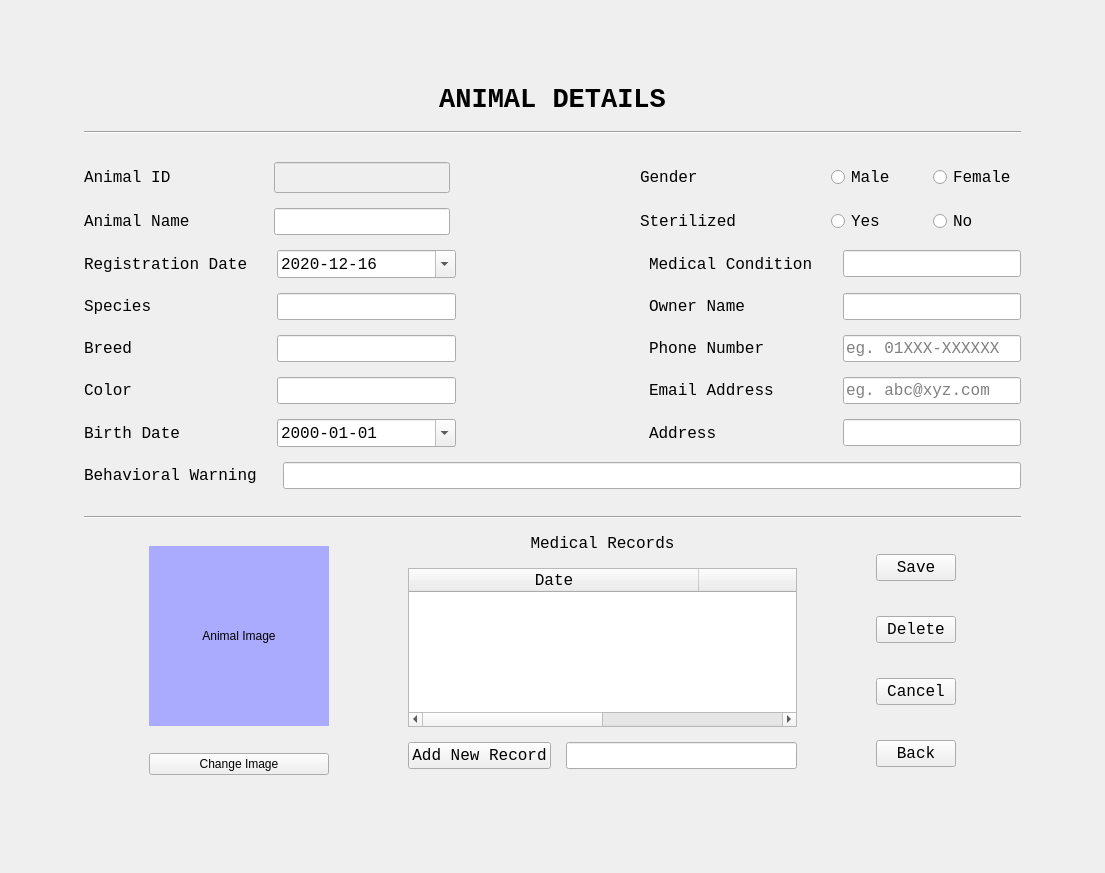
<?xml version="1.0" encoding="UTF-8"?>
<ui version="4.0">
 <class>MainWindow</class>
 <widget class="QMainWindow" name="MainWindow">
  <property name="geometry">
   <rect>
    <x>0</x>
    <y>0</y>
    <width>1105</width>
    <height>873</height>
   </rect>
  </property>
  <property name="windowTitle">
   <string>AnimalDetails</string>
  </property>
  <widget class="QWidget" name="centralwidget">
   <layout class="QVBoxLayout" name="verticalLayout_4">
    <item>
     <layout class="QVBoxLayout" name="verticalLayout_2" stretch="5,0,2,5,5,5,5,5,5,5,5,2,0,40">
      <property name="spacing">
       <number>15</number>
      </property>
      <property name="leftMargin">
       <number>75</number>
      </property>
      <property name="topMargin">
       <number>75</number>
      </property>
      <property name="rightMargin">
       <number>75</number>
      </property>
      <property name="bottomMargin">
       <number>75</number>
      </property>
      <item>
       <layout class="QGridLayout" name="gridLayout_3">
        <item row="0" column="0">
         <widget class="QLabel" name="label_3">
          <property name="font">
           <font>
            <family>Courier New</family>
            <pointsize>20</pointsize>
            <weight>75</weight>
            <bold>true</bold>
            <kerning>true</kerning>
           </font>
          </property>
          <property name="styleSheet">
           <string notr="true"/>
          </property>
          <property name="text">
           <string>ANIMAL DETAILS</string>
          </property>
          <property name="alignment">
           <set>Qt::AlignCenter</set>
          </property>
         </widget>
        </item>
       </layout>
      </item>
      <item>
       <widget class="Line" name="line_2">
        <property name="orientation">
         <enum>Qt::Horizontal</enum>
        </property>
       </widget>
      </item>
      <item>
       <spacer name="verticalSpacer_3">
        <property name="orientation">
         <enum>Qt::Vertical</enum>
        </property>
        <property name="sizeHint" stdset="0">
         <size>
          <width>933</width>
          <height>13</height>
         </size>
        </property>
       </spacer>
      </item>
      <item>
       <layout class="QHBoxLayout" name="horizontalLayout" stretch="20,20,20,20,10,10">
        <item>
         <widget class="QLabel" name="label_40">
          <property name="font">
           <font>
            <family>Courier New</family>
            <pointsize>12</pointsize>
           </font>
          </property>
          <property name="text">
           <string>Animal ID</string>
          </property>
          <property name="alignment">
           <set>Qt::AlignLeading|Qt::AlignLeft|Qt::AlignVCenter</set>
          </property>
         </widget>
        </item>
        <item>
         <widget class="QLineEdit" name="line_animal_id">
          <property name="enabled">
           <bool>false</bool>
          </property>
          <property name="font">
           <font>
            <family>Shonar Bangla</family>
            <pointsize>12</pointsize>
           </font>
          </property>
         </widget>
        </item>
        <item>
         <spacer name="horizontalSpacer">
          <property name="orientation">
           <enum>Qt::Horizontal</enum>
          </property>
          <property name="sizeHint" stdset="0">
           <size>
            <width>40</width>
            <height>20</height>
           </size>
          </property>
         </spacer>
        </item>
        <item>
         <widget class="QLabel" name="label_35">
          <property name="font">
           <font>
            <family>Courier New</family>
            <pointsize>12</pointsize>
           </font>
          </property>
          <property name="text">
           <string>Gender</string>
          </property>
          <property name="alignment">
           <set>Qt::AlignLeading|Qt::AlignLeft|Qt::AlignVCenter</set>
          </property>
         </widget>
        </item>
        <item>
         <widget class="QRadioButton" name="rbutton_gender_male">
          <property name="font">
           <font>
            <family>Courier New</family>
            <pointsize>12</pointsize>
           </font>
          </property>
          <property name="text">
           <string>Male</string>
          </property>
          <attribute name="buttonGroup">
           <string notr="true">buttonGroup</string>
          </attribute>
         </widget>
        </item>
        <item>
         <widget class="QRadioButton" name="rbutton_gender_female">
          <property name="font">
           <font>
            <family>Courier New</family>
            <pointsize>12</pointsize>
           </font>
          </property>
          <property name="text">
           <string>Female</string>
          </property>
          <attribute name="buttonGroup">
           <string notr="true">buttonGroup</string>
          </attribute>
         </widget>
        </item>
       </layout>
      </item>
      <item>
       <layout class="QHBoxLayout" name="horizontalLayout_2" stretch="20,20,20,20,10,10">
        <item>
         <widget class="QLabel" name="label_41">
          <property name="font">
           <font>
            <family>Courier New</family>
            <pointsize>12</pointsize>
           </font>
          </property>
          <property name="text">
           <string>Animal Name</string>
          </property>
          <property name="alignment">
           <set>Qt::AlignLeading|Qt::AlignLeft|Qt::AlignVCenter</set>
          </property>
         </widget>
        </item>
        <item>
         <widget class="QLineEdit" name="line_animal_name">
          <property name="font">
           <font>
            <family>Courier New</family>
            <pointsize>12</pointsize>
           </font>
          </property>
         </widget>
        </item>
        <item>
         <spacer name="horizontalSpacer_2">
          <property name="orientation">
           <enum>Qt::Horizontal</enum>
          </property>
          <property name="sizeHint" stdset="0">
           <size>
            <width>40</width>
            <height>20</height>
           </size>
          </property>
         </spacer>
        </item>
        <item>
         <widget class="QLabel" name="label_42">
          <property name="font">
           <font>
            <family>Courier New</family>
            <pointsize>12</pointsize>
           </font>
          </property>
          <property name="text">
           <string>Sterilized</string>
          </property>
          <property name="alignment">
           <set>Qt::AlignLeading|Qt::AlignLeft|Qt::AlignVCenter</set>
          </property>
         </widget>
        </item>
        <item>
         <widget class="QRadioButton" name="rbutton_ster_yes">
          <property name="font">
           <font>
            <family>Courier New</family>
            <pointsize>12</pointsize>
           </font>
          </property>
          <property name="text">
           <string>Yes</string>
          </property>
          <attribute name="buttonGroup">
           <string notr="true">buttonGroup_2</string>
          </attribute>
         </widget>
        </item>
        <item>
         <widget class="QRadioButton" name="rbutton_ster_no">
          <property name="font">
           <font>
            <family>Courier New</family>
            <pointsize>12</pointsize>
           </font>
          </property>
          <property name="text">
           <string>No</string>
          </property>
          <attribute name="buttonGroup">
           <string notr="true">buttonGroup_2</string>
          </attribute>
         </widget>
        </item>
       </layout>
      </item>
      <item>
       <layout class="QHBoxLayout" name="horizontalLayout_3" stretch="20,20,20,20,20">
        <item>
         <widget class="QLabel" name="label_50">
          <property name="font">
           <font>
            <family>Courier New</family>
            <pointsize>12</pointsize>
           </font>
          </property>
          <property name="text">
           <string>Registration Date</string>
          </property>
          <property name="alignment">
           <set>Qt::AlignLeading|Qt::AlignLeft|Qt::AlignVCenter</set>
          </property>
         </widget>
        </item>
        <item>
         <widget class="QDateEdit" name="date_animal_reg">
          <property name="font">
           <font>
            <family>Courier New</family>
            <pointsize>12</pointsize>
           </font>
          </property>
          <property name="displayFormat">
           <string>yyyy-MM-dd</string>
          </property>
          <property name="calendarPopup">
           <bool>true</bool>
          </property>
          <property name="date">
           <date>
            <year>2020</year>
            <month>12</month>
            <day>16</day>
           </date>
          </property>
         </widget>
        </item>
        <item>
         <spacer name="horizontalSpacer_7">
          <property name="orientation">
           <enum>Qt::Horizontal</enum>
          </property>
          <property name="sizeHint" stdset="0">
           <size>
            <width>40</width>
            <height>20</height>
           </size>
          </property>
         </spacer>
        </item>
        <item>
         <widget class="QLabel" name="label_51">
          <property name="font">
           <font>
            <family>Courier New</family>
            <pointsize>12</pointsize>
           </font>
          </property>
          <property name="text">
           <string>Medical Condition</string>
          </property>
          <property name="alignment">
           <set>Qt::AlignLeading|Qt::AlignLeft|Qt::AlignVCenter</set>
          </property>
         </widget>
        </item>
        <item>
         <widget class="QLineEdit" name="line_animal_condition">
          <property name="font">
           <font>
            <family>Courier New</family>
            <pointsize>12</pointsize>
           </font>
          </property>
         </widget>
        </item>
       </layout>
      </item>
      <item>
       <layout class="QHBoxLayout" name="horizontalLayout_4" stretch="20,20,20,20,20">
        <item>
         <widget class="QLabel" name="label_52">
          <property name="font">
           <font>
            <family>Courier New</family>
            <pointsize>12</pointsize>
           </font>
          </property>
          <property name="text">
           <string>Species</string>
          </property>
          <property name="alignment">
           <set>Qt::AlignLeading|Qt::AlignLeft|Qt::AlignVCenter</set>
          </property>
         </widget>
        </item>
        <item>
         <widget class="QLineEdit" name="line_animal_species">
          <property name="font">
           <font>
            <family>Courier New</family>
            <pointsize>12</pointsize>
           </font>
          </property>
         </widget>
        </item>
        <item>
         <spacer name="horizontalSpacer_8">
          <property name="orientation">
           <enum>Qt::Horizontal</enum>
          </property>
          <property name="sizeHint" stdset="0">
           <size>
            <width>40</width>
            <height>20</height>
           </size>
          </property>
         </spacer>
        </item>
        <item>
         <widget class="QLabel" name="label_53">
          <property name="font">
           <font>
            <family>Courier New</family>
            <pointsize>12</pointsize>
           </font>
          </property>
          <property name="text">
           <string>Owner Name</string>
          </property>
          <property name="alignment">
           <set>Qt::AlignLeading|Qt::AlignLeft|Qt::AlignVCenter</set>
          </property>
         </widget>
        </item>
        <item>
         <widget class="QLineEdit" name="line_owner_name">
          <property name="font">
           <font>
            <family>Courier New</family>
            <pointsize>12</pointsize>
           </font>
          </property>
         </widget>
        </item>
       </layout>
      </item>
      <item>
       <layout class="QHBoxLayout" name="horizontalLayout_5" stretch="20,20,20,20,20">
        <item>
         <widget class="QLabel" name="label_54">
          <property name="font">
           <font>
            <family>Courier New</family>
            <pointsize>12</pointsize>
           </font>
          </property>
          <property name="text">
           <string>Breed</string>
          </property>
          <property name="alignment">
           <set>Qt::AlignLeading|Qt::AlignLeft|Qt::AlignVCenter</set>
          </property>
         </widget>
        </item>
        <item>
         <widget class="QLineEdit" name="line_animal_breed">
          <property name="font">
           <font>
            <family>Courier New</family>
            <pointsize>12</pointsize>
           </font>
          </property>
         </widget>
        </item>
        <item>
         <spacer name="horizontalSpacer_9">
          <property name="orientation">
           <enum>Qt::Horizontal</enum>
          </property>
          <property name="sizeHint" stdset="0">
           <size>
            <width>40</width>
            <height>20</height>
           </size>
          </property>
         </spacer>
        </item>
        <item>
         <widget class="QLabel" name="label_55">
          <property name="font">
           <font>
            <family>Courier New</family>
            <pointsize>12</pointsize>
           </font>
          </property>
          <property name="text">
           <string>Phone Number</string>
          </property>
          <property name="alignment">
           <set>Qt::AlignLeading|Qt::AlignLeft|Qt::AlignVCenter</set>
          </property>
         </widget>
        </item>
        <item>
         <widget class="QLineEdit" name="line_owner_phone">
          <property name="font">
           <font>
            <family>Courier New</family>
            <pointsize>12</pointsize>
           </font>
          </property>
          <property name="placeholderText">
           <string>eg. 01XXX-XXXXXX</string>
          </property>
         </widget>
        </item>
       </layout>
      </item>
      <item>
       <layout class="QHBoxLayout" name="horizontalLayout_6" stretch="20,20,20,20,20">
        <item>
         <widget class="QLabel" name="label_56">
          <property name="font">
           <font>
            <family>Courier New</family>
            <pointsize>12</pointsize>
           </font>
          </property>
          <property name="text">
           <string>Color</string>
          </property>
          <property name="alignment">
           <set>Qt::AlignLeading|Qt::AlignLeft|Qt::AlignVCenter</set>
          </property>
         </widget>
        </item>
        <item>
         <widget class="QLineEdit" name="line_animal_color">
          <property name="font">
           <font>
            <family>Courier New</family>
            <pointsize>12</pointsize>
           </font>
          </property>
         </widget>
        </item>
        <item>
         <spacer name="horizontalSpacer_10">
          <property name="orientation">
           <enum>Qt::Horizontal</enum>
          </property>
          <property name="sizeHint" stdset="0">
           <size>
            <width>40</width>
            <height>20</height>
           </size>
          </property>
         </spacer>
        </item>
        <item>
         <widget class="QLabel" name="label_57">
          <property name="font">
           <font>
            <family>Courier New</family>
            <pointsize>12</pointsize>
           </font>
          </property>
          <property name="text">
           <string>Email Address</string>
          </property>
          <property name="alignment">
           <set>Qt::AlignLeading|Qt::AlignLeft|Qt::AlignVCenter</set>
          </property>
         </widget>
        </item>
        <item>
         <widget class="QLineEdit" name="line_owner_email">
          <property name="font">
           <font>
            <family>Courier New</family>
            <pointsize>12</pointsize>
           </font>
          </property>
          <property name="placeholderText">
           <string>eg. abc@xyz.com</string>
          </property>
         </widget>
        </item>
       </layout>
      </item>
      <item>
       <layout class="QHBoxLayout" name="horizontalLayout_7" stretch="20,20,20,20,20">
        <item>
         <widget class="QLabel" name="label_58">
          <property name="font">
           <font>
            <family>Courier New</family>
            <pointsize>12</pointsize>
           </font>
          </property>
          <property name="text">
           <string>Birth Date</string>
          </property>
          <property name="alignment">
           <set>Qt::AlignLeading|Qt::AlignLeft|Qt::AlignVCenter</set>
          </property>
         </widget>
        </item>
        <item>
         <widget class="QDateEdit" name="date_animal_birth">
          <property name="font">
           <font>
            <family>Courier New</family>
            <pointsize>12</pointsize>
           </font>
          </property>
          <property name="displayFormat">
           <string>yyyy-MM-dd</string>
          </property>
          <property name="calendarPopup">
           <bool>true</bool>
          </property>
         </widget>
        </item>
        <item>
         <spacer name="horizontalSpacer_11">
          <property name="orientation">
           <enum>Qt::Horizontal</enum>
          </property>
          <property name="sizeHint" stdset="0">
           <size>
            <width>40</width>
            <height>20</height>
           </size>
          </property>
         </spacer>
        </item>
        <item>
         <widget class="QLabel" name="label_59">
          <property name="font">
           <font>
            <family>Courier New</family>
            <pointsize>12</pointsize>
           </font>
          </property>
          <property name="text">
           <string>Address</string>
          </property>
          <property name="alignment">
           <set>Qt::AlignLeading|Qt::AlignLeft|Qt::AlignVCenter</set>
          </property>
         </widget>
        </item>
        <item>
         <widget class="QLineEdit" name="line_owner_address">
          <property name="font">
           <font>
            <family>Courier New</family>
            <pointsize>12</pointsize>
           </font>
          </property>
         </widget>
        </item>
       </layout>
      </item>
      <item>
       <layout class="QHBoxLayout" name="horizontalLayout_8" stretch="20,80">
        <property name="rightMargin">
         <number>0</number>
        </property>
        <item>
         <widget class="QLabel" name="label_61">
          <property name="font">
           <font>
            <family>Courier New</family>
            <pointsize>12</pointsize>
           </font>
          </property>
          <property name="text">
           <string>Behavioral Warning</string>
          </property>
          <property name="alignment">
           <set>Qt::AlignLeading|Qt::AlignLeft|Qt::AlignVCenter</set>
          </property>
         </widget>
        </item>
        <item>
         <widget class="QLineEdit" name="line_animal_warning">
          <property name="font">
           <font>
            <family>Courier New</family>
            <pointsize>12</pointsize>
           </font>
          </property>
         </widget>
        </item>
       </layout>
      </item>
      <item>
       <spacer name="verticalSpacer">
        <property name="orientation">
         <enum>Qt::Vertical</enum>
        </property>
        <property name="sizeHint" stdset="0">
         <size>
          <width>20</width>
          <height>40</height>
         </size>
        </property>
       </spacer>
      </item>
      <item>
       <widget class="Line" name="line">
        <property name="orientation">
         <enum>Qt::Horizontal</enum>
        </property>
       </widget>
      </item>
      <item>
       <layout class="QHBoxLayout" name="horizontalLayout_9" stretch="10,0,10,60,10,10,10">
        <item>
         <spacer name="horizontalSpacer_5">
          <property name="orientation">
           <enum>Qt::Horizontal</enum>
          </property>
          <property name="sizeHint" stdset="0">
           <size>
            <width>40</width>
            <height>20</height>
           </size>
          </property>
         </spacer>
        </item>
        <item>
         <layout class="QVBoxLayout" name="verticalLayout_3">
          <item>
           <widget class="QLabel" name="label_image_2">
            <property name="sizePolicy">
             <sizepolicy hsizetype="Fixed" vsizetype="Fixed">
              <horstretch>0</horstretch>
              <verstretch>0</verstretch>
             </sizepolicy>
            </property>
            <property name="minimumSize">
             <size>
              <width>180</width>
              <height>180</height>
             </size>
            </property>
            <property name="maximumSize">
             <size>
              <width>180</width>
              <height>180</height>
             </size>
            </property>
            <property name="styleSheet">
             <string notr="true">background-color: rgb(170, 170, 255);</string>
            </property>
            <property name="text">
             <string>Animal Image</string>
            </property>
            <property name="alignment">
             <set>Qt::AlignCenter</set>
            </property>
           </widget>
          </item>
          <item>
           <widget class="QPushButton" name="button_animal_image">
            <property name="text">
             <string>Change Image</string>
            </property>
           </widget>
          </item>
         </layout>
        </item>
        <item>
         <spacer name="horizontalSpacer_3">
          <property name="orientation">
           <enum>Qt::Horizontal</enum>
          </property>
          <property name="sizeHint" stdset="0">
           <size>
            <width>40</width>
            <height>20</height>
           </size>
          </property>
         </spacer>
        </item>
        <item>
         <layout class="QVBoxLayout" name="verticalLayout">
          <item>
           <layout class="QVBoxLayout" name="verticalLayout_5" stretch="0,1">
            <item>
             <widget class="QLabel" name="label_34">
              <property name="font">
               <font>
                <family>Courier New</family>
                <pointsize>12</pointsize>
               </font>
              </property>
              <property name="lineWidth">
               <number>1</number>
              </property>
              <property name="text">
               <string>Medical Records</string>
              </property>
              <property name="alignment">
               <set>Qt::AlignCenter</set>
              </property>
              <property name="indent">
               <number>-1</number>
              </property>
             </widget>
            </item>
            <item>
             <widget class="QTableWidget" name="table_animal_record">
              <property name="font">
               <font>
                <family>Courier New</family>
                <pointsize>12</pointsize>
               </font>
              </property>
              <property name="selectionMode">
               <enum>QAbstractItemView::SingleSelection</enum>
              </property>
              <property name="selectionBehavior">
               <enum>QAbstractItemView::SelectRows</enum>
              </property>
              <attribute name="horizontalHeaderDefaultSectionSize">
               <number>290</number>
              </attribute>
              <attribute name="verticalHeaderVisible">
               <bool>false</bool>
              </attribute>
              <attribute name="verticalHeaderShowSortIndicator" stdset="0">
               <bool>false</bool>
              </attribute>
              <column>
               <property name="text">
                <string>Date</string>
               </property>
              </column>
              <column>
               <property name="text">
                <string>Record</string>
               </property>
              </column>
             </widget>
            </item>
           </layout>
          </item>
          <item>
           <layout class="QHBoxLayout" name="horizontalLayout_10" stretch="10,80">
            <property name="bottomMargin">
             <number>20</number>
            </property>
            <item>
             <widget class="QPushButton" name="button_add_record">
              <property name="font">
               <font>
                <family>Courier New</family>
                <pointsize>12</pointsize>
               </font>
              </property>
              <property name="text">
               <string>Add New Record</string>
              </property>
             </widget>
            </item>
            <item>
             <widget class="QLineEdit" name="line_new_record">
              <property name="font">
               <font>
                <family>Courier New</family>
                <pointsize>12</pointsize>
               </font>
              </property>
             </widget>
            </item>
           </layout>
          </item>
         </layout>
        </item>
        <item>
         <spacer name="horizontalSpacer_12">
          <property name="orientation">
           <enum>Qt::Horizontal</enum>
          </property>
          <property name="sizeHint" stdset="0">
           <size>
            <width>40</width>
            <height>20</height>
           </size>
          </property>
         </spacer>
        </item>
        <item>
         <layout class="QVBoxLayout" name="verticalLayout_6">
          <item>
           <widget class="QPushButton" name="button_animal_save">
            <property name="font">
             <font>
              <family>Courier New</family>
              <pointsize>12</pointsize>
             </font>
            </property>
            <property name="text">
             <string>Save</string>
            </property>
           </widget>
          </item>
          <item>
           <widget class="QPushButton" name="button_record_delete">
            <property name="font">
             <font>
              <family>Courier New</family>
              <pointsize>12</pointsize>
             </font>
            </property>
            <property name="text">
             <string>Delete</string>
            </property>
           </widget>
          </item>
          <item>
           <widget class="QPushButton" name="button_animal_cancel">
            <property name="font">
             <font>
              <family>Courier New</family>
              <pointsize>12</pointsize>
             </font>
            </property>
            <property name="text">
             <string>Cancel</string>
            </property>
           </widget>
          </item>
          <item>
           <widget class="QPushButton" name="button_animal_back">
            <property name="font">
             <font>
              <family>Courier New</family>
              <pointsize>12</pointsize>
             </font>
            </property>
            <property name="text">
             <string>Back</string>
            </property>
           </widget>
          </item>
         </layout>
        </item>
        <item>
         <spacer name="horizontalSpacer_4">
          <property name="orientation">
           <enum>Qt::Horizontal</enum>
          </property>
          <property name="sizeHint" stdset="0">
           <size>
            <width>40</width>
            <height>20</height>
           </size>
          </property>
         </spacer>
        </item>
       </layout>
      </item>
     </layout>
    </item>
   </layout>
  </widget>
 </widget>
 <resources/>
 <connections/>
 <buttongroups>
  <buttongroup name="buttonGroup"/>
  <buttongroup name="buttonGroup_2"/>
 </buttongroups>
</ui>
